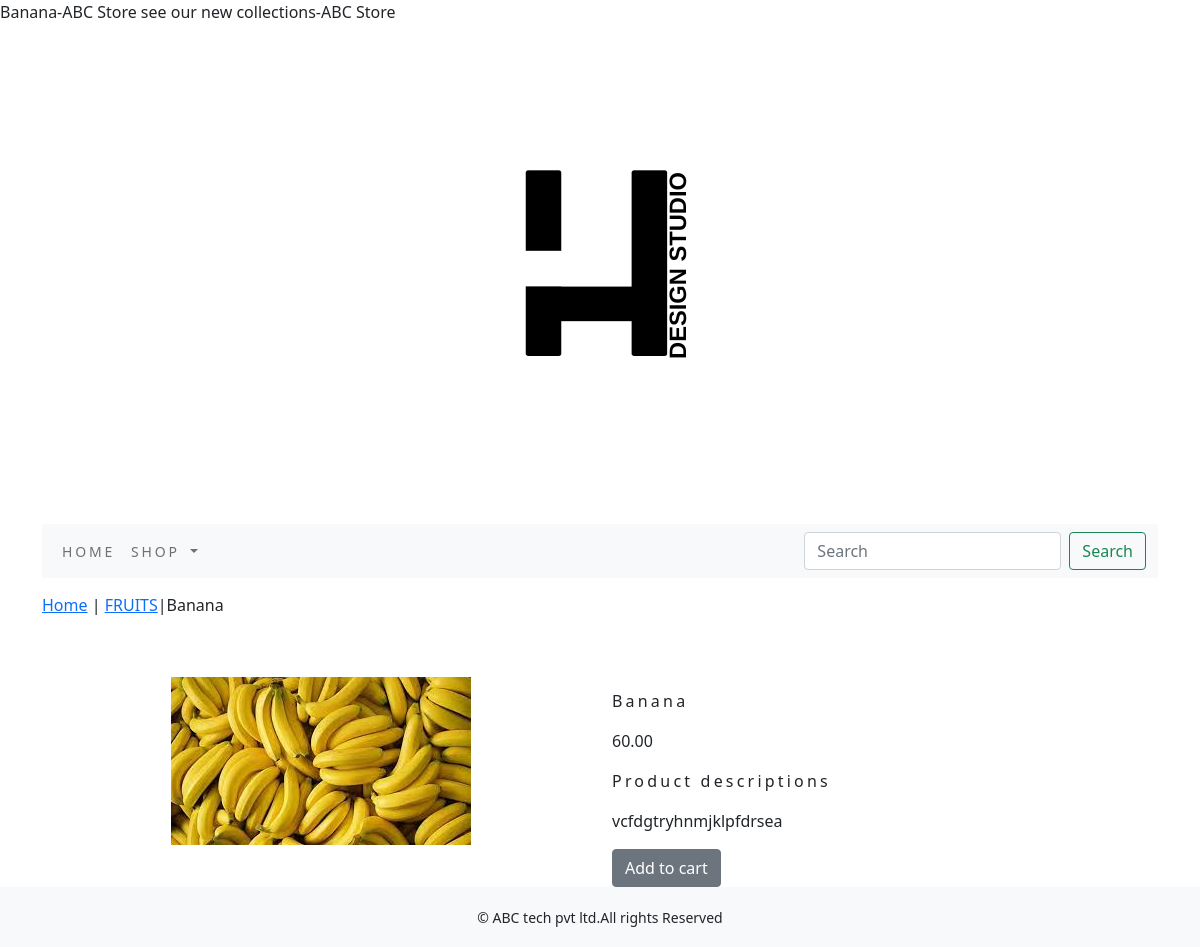
/shop/fruits/banana/, run on the app's committed database.
### shop/models.py (models this page shows, shortened)
class product(models.Model):
    objects = None
    name=models.CharField(max_length=250,unique=True)
    slug = models.SlugField(max_length=250, unique=True)
    description = models.TextField(blank=True)
    price=models.DecimalField(max_digits=10,decimal_places=2)
    category=models.ForeignKey(Category,on_delete=models.CASCADE)
    image=models.ImageField(upload_to='product',blank=True)
    stock=models.IntegerField()
    available=models.BooleanField(default=True)
    created=models.DateTimeField(auto_now_add=True)
    updated=models.DateTimeField(auto_now=True)
    class Meta:
        ordering = ('name',)
        verbose_name = 'product'
        verbose_name_plural = 'products'

class Category(models.Model):
    name=models.CharField(max_length=250,unique=True)
    slug=models.SlugField(max_length=250,unique=True)
    description=models.TextField(blank=True)
    image=models.ImageField(upload_to='category',blank=True)
    class Meta:
        ordering=('name',)
        verbose_name='category'
        verbose_name_plural='categories'
    def get_url(self):
        return reverse('shop:products_by_category',args=[self.slug])
    def __str__(self):
        return '{}' .format(self.name)

### shop/views.py (the view)
# urls.py: path('<slug:c_slug>/<slug:product_slug>/', views.proDetail, name='proDetail'),
def proDetail(request,c_slug,product_slug):
    try:
        products= product.objects.get(category__slug=c_slug,slug=product_slug)
    except Exception as e:
        raise e
    return render(request,'product.html',{'product':products})

### cart/context_processors.py (called while the page is built)
def counter(request):
    item_count=0
    if 'admin' in request.path:
        return  {}
    else:
        try:
            cart=Cart.objects.filter(cart_id=_cart_id(request))
            car_items=CartItem.objects.all().filter(cart=cart[:1])
            for cart_item in car_items:
                item_count += cart_item.quantity
        except Cart.DoesNotExist:
            item_count =0
    return dict(item_count=item_count)

### cart/views.py (called while the page is built)
def _cart_id(request):
    cart=request.session.session_key
    if not cart:
        cart=request.session.create()
    return cart

### shop/context_processors.py (called while the page is built)
def menu_links(request):
    links=Category.objects.all()
    return dict(links=links)

### templates/product.html (shortened to what this page needs)
{% extends 'base.html' %}
{% load static %}
{% block title %}
          {{product.name}}-ABC Store
          see our new collections-ABC Store
{% endblock %}
{% block content %}
<div class="row my_prod_row_class">
  <div class="mx_auto">
    <p><a href="{% url 'shop:allProdCat' %}">Home</a> | <a href="{{product.category.get_url}}">{{product.category}}</a>|{{product.name}}</p>
  </div>
</div>
<div class="container">
<br>
<div class="row">
  <div class="col-12 col-sm-12 col-md-12 col-lg-6 text-center">
    <div style="min-width:18rem">
      <img src="{{product.image.url}}" alt="{{product.name}}">
    </div>
  </div>
        <div class="col-12 col-sm-12 col-md-12 col-lg-6">
            <div>
            <h1 class="my_prod_title">{{product.name}}</h1>
            <p>{{product.price}}</p>
            <p class="my_title">Product descriptions</p>
            <p class="text-justify my_prod_text">{{product.description}}</p>
            {% if product.stock <= 0 %}
            <p class="text-justify my_prod_text"><b>OUT OF STOCK</b></p>
            {% else %}
            <a class="btn btn-secondary" href="{% url 'cart:add_cart' product.id %}">Add to cart</a>
            {% endif %}
        </div>
            </div>
    </div>
</div>
{% endblock %}

### static/css/custom.css (style rules this page uses)
body { font-family: 'Roboto', sans-serif; }
.my_title { font-size:16px; text_transform:uppercase; letter-spacing:.2em; }
.my_prod_row_class { padding-top:15px; padding-bottom:20px; }
.my_prod_title { font-size:16px; text_transform:uppercase; letter-spacing:.2em; padding-top:15px; padding-bottom:10px; }
.my_prod_text { padding-right:20px; }

### data on the page
product: category "FRUITS", name "Banana", image (picture), price "60.00", description "vcfdgtryhnmjklpfdrsea"
